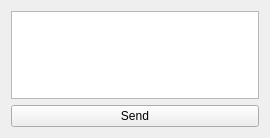
<?xml version="1.0" encoding="UTF-8"?>
<ui version="4.0">
 <class>MainWindow</class>
 <widget class="QMainWindow" name="MainWindow">
  <property name="geometry">
   <rect>
    <x>0</x>
    <y>0</y>
    <width>270</width>
    <height>138</height>
   </rect>
  </property>
  <property name="windowTitle">
   <string>QtPipeClient</string>
  </property>
  <property name="windowIcon">
   <iconset resource="res.qrc">
    <normaloff>:/icon.png</normaloff>:/icon.png</iconset>
  </property>
  <widget class="QWidget" name="centralWidget">
   <layout class="QVBoxLayout" name="verticalLayout_2">
    <item>
     <layout class="QVBoxLayout" name="verticalLayout">
      <item>
       <widget class="QPlainTextEdit" name="plainTextEdit"/>
      </item>
      <item>
       <widget class="QPushButton" name="pushButton">
        <property name="text">
         <string>Send</string>
        </property>
       </widget>
      </item>
     </layout>
    </item>
   </layout>
  </widget>
 </widget>
 <layoutdefault spacing="6" margin="11"/>
 <resources>
  <include location="res.qrc"/>
 </resources>
 <connections/>
</ui>
